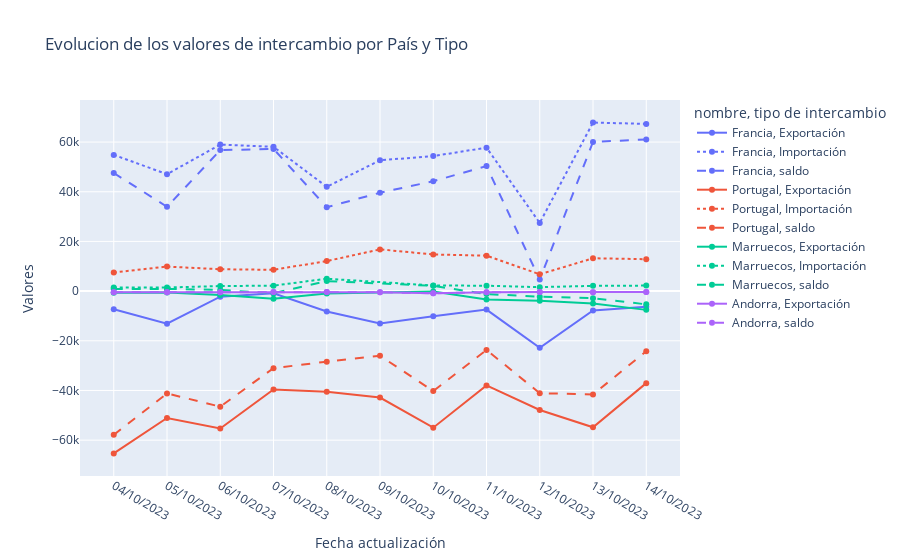

Notebook code cell kept with this figure:
### Code cell
fig = px.line(df_intercambio, x = 'Fecha actualización', y = 'Valores', color= 'nombre',
              line_group='tipo de intercambio',
              title= 'Evolucion de los valores de intercambio por País y Tipo',
              line_dash='tipo de intercambio',
              markers= True)

fig.show()

### Figure 1 — Plotly figure (JSON) as saved in the notebook; plotly's stock layout.template omitted (floating-point values rounded to 4 significant figures)
{"data": [{"hovertemplate": "nombre=Francia<br>tipo de intercambio=Exportación<br>Fecha actualización=%{x}<br>Valores=%{y}<extra></extra>", "legendgroup": "Francia, Exportación", "line": {"color": "#636efa", "dash": "solid"}, "marker": {"symbol": "circle"}, "mode": "lines+markers", "name": "Francia, Exportación", "orientation": "v", "showlegend": true, "type": "scatter", "x": ["04/10/2023", "05/10/2023", "06/10/2023", "07/10/2023", "08/10/2023", "09/10/2023", "10/10/2023", "11/10/2023", "12/10/2023", "13/10/2023", "14/10/2023"], "xaxis": "x", "y": [-7282.0, -13130.0, -2227.0, -854, -8227.0, -13050.0, -10110.0, -7428.0, -22820.0, -7791, -6257.0], "yaxis": "y"}, {"hovertemplate": "nombre=Francia<br>tipo de intercambio=Importación<br>Fecha actualización=%{x}<br>Valores=%{y}<extra></extra>", "legendgroup": "Francia, Importación", "line": {"color": "#636efa", "dash": "dot"}, "marker": {"symbol": "circle"}, "mode": "lines+markers", "name": "Francia, Importación", "orientation": "v", "showlegend": true, "type": "scatter", "x": ["04/10/2023", "05/10/2023", "06/10/2023", "07/10/2023", "08/10/2023", "09/10/2023", "10/10/2023", "11/10/2023", "12/10/2023", "13/10/2023", "14/10/2023"], "xaxis": "x", "y": [54840.0, 47070.0, 58980.0, 58090.0, 41993, 52660.0, 54360.0, 57750.0, 27460.0, 67860.0, 67310.0], "yaxis": "y"}, {"hovertemplate": "nombre=Francia<br>tipo de intercambio=saldo<br>Fecha actualización=%{x}<br>Valores=%{y}<extra></extra>", "legendgroup": "Francia, saldo", "line": {"color": "#636efa", "dash": "dash"}, "marker": {"symbol": "circle"}, "mode": "lines+markers", "name": "Francia, saldo", "orientation": "v", "showlegend": true, "type": "scatter", "x": ["04/10/2023", "05/10/2023", "06/10/2023", "07/10/2023", "08/10/2023", "09/10/2023", "10/10/2023", "11/10/2023", "12/10/2023", "13/10/2023", "14/10/2023"], "xaxis": "x", "y": [47560.0, 33940.0, 56760.0, 57240.0, 33770.0, 39610.0, 44250.0, 50330.0, 4640, 60060.0, 61050.0], "yaxis": "y"}, {"hovertemplate": "nombre=Portugal<br>tipo de intercambio=Exportación<br>Fecha actualización=%{x}<br>Valores=%{y}<extra></extra>", "legendgroup": "Portugal, Exportación", "line": {"color": "#EF553B", "dash": "solid"}, "marker": {"symbol": "circle"}, "mode": "lines+markers", "name": "Portugal, Exportación", "orientation": "v", "showlegend": true, "type": "scatter", "x": ["04/10/2023", "05/10/2023", "06/10/2023", "07/10/2023", "08/10/2023", "09/10/2023", "10/10/2023", "11/10/2023", "12/10/2023", "13/10/2023", "14/10/2023"], "xaxis": "x", "y": [-65350.0, -51060.0, -55300.0, -39610.0, -40490.0, -42840, -54970.0, -37950.0, -47840.0, -54820.0, -37040.0], "yaxis": "y"}, {"hovertemplate": "nombre=Portugal<br>tipo de intercambio=Importación<br>Fecha actualización=%{x}<br>Valores=%{y}<extra></extra>", "legendgroup": "Portugal, Importación", "line": {"color": "#EF553B", "dash": "dot"}, "marker": {"symbol": "circle"}, "mode": "lines+markers", "name": "Portugal, Importación", "orientation": "v", "showlegend": true, "type": "scatter", "x": ["04/10/2023", "05/10/2023", "06/10/2023", "07/10/2023", "08/10/2023", "09/10/2023", "10/10/2023", "11/10/2023", "12/10/2023", "13/10/2023", "14/10/2023"], "xaxis": "x", "y": [7482.0, 9878.0, 8791.0, 8583, 12090.0, 16800.0, 14760.0, 14270.0, 6762.0, 13210.0, 12850.0], "yaxis": "y"}, {"hovertemplate": "nombre=Portugal<br>tipo de intercambio=saldo<br>Fecha actualización=%{x}<br>Valores=%{y}<extra></extra>", "legendgroup": "Portugal, saldo", "line": {"color": "#EF553B", "dash": "dash"}, "marker": {"symbol": "circle"}, "mode": "lines+markers", "name": "Portugal, saldo", "orientation": "v", "showlegend": true, "type": "scatter", "x": ["04/10/2023", "05/10/2023", "06/10/2023", "07/10/2023", "08/10/2023", "09/10/2023", "10/10/2023", "11/10/2023", "12/10/2023", "13/10/2023", "14/10/2023"], "xaxis": "x", "y": [-57870.0, -41180.0, -46510.0, -31020.0, -28400.0, -26040.0, -40210.0, -23670.0, -41080.0, -41610.0, -24190.0], "yaxis": "y"}, {"hovertemplate": "nombre=Marruecos<br>tipo de intercambio=Exportación<br>Fecha actualización=%{x}<br>Valores=%{y}<extra></extra>", "legendgroup": "Marruecos, Exportación", "line": {"color": "#00cc96", "dash": "solid"}, "marker": {"symbol": "circle"}, "mode": "lines+markers", "name": "Marruecos, Exportación", "orientation": "v", "showlegend": true, "type": "scatter", "x": ["04/10/2023", "05/10/2023", "06/10/2023", "07/10/2023", "08/10/2023", "10/10/2023", "11/10/2023", "12/10/2023", "13/10/2023", "14/10/2023"], "xaxis": "x", "y": [-620, -550, -1550, -3064.0, -940, -140, -3370, -3830, -4990, -7550], "yaxis": "y"}, {"hovertemplate": "nombre=Marruecos<br>tipo de intercambio=Importación<br>Fecha actualización=%{x}<br>Valores=%{y}<extra></extra>", "legendgroup": "Marruecos, Importación", "line": {"color": "#00cc96", "dash": "dot"}, "marker": {"symbol": "circle"}, "mode": "lines+markers", "name": "Marruecos, Importación", "orientation": "v", "showlegend": true, "type": "scatter", "x": ["04/10/2023", "05/10/2023", "06/10/2023", "07/10/2023", "08/10/2023", "10/10/2023", "11/10/2023", "12/10/2023", "13/10/2023", "14/10/2023"], "xaxis": "x", "y": [1431, 1434, 2033, 2190, 4989, 2273, 2173, 1597, 2120, 2220], "yaxis": "y"}, {"hovertemplate": "nombre=Marruecos<br>tipo de intercambio=saldo<br>Fecha actualización=%{x}<br>Valores=%{y}<extra></extra>", "legendgroup": "Marruecos, saldo", "line": {"color": "#00cc96", "dash": "dash"}, "marker": {"symbol": "circle"}, "mode": "lines+markers", "name": "Marruecos, saldo", "orientation": "v", "showlegend": true, "type": "scatter", "x": ["04/10/2023", "05/10/2023", "06/10/2023", "07/10/2023", "08/10/2023", "10/10/2023", "11/10/2023", "12/10/2023", "13/10/2023", "14/10/2023"], "xaxis": "x", "y": [811, 884, 483, -873.7, 4049, 2133, -1197, -2233, -2870, -5330], "yaxis": "y"}, {"hovertemplate": "nombre=Andorra<br>tipo de intercambio=Exportación<br>Fecha actualización=%{x}<br>Valores=%{y}<extra></extra>", "legendgroup": "Andorra, Exportación", "line": {"color": "#ab63fa", "dash": "solid"}, "marker": {"symbol": "circle"}, "mode": "lines+markers", "name": "Andorra, Exportación", "orientation": "v", "showlegend": true, "type": "scatter", "x": ["04/10/2023", "05/10/2023", "06/10/2023", "07/10/2023", "08/10/2023", "09/10/2023", "10/10/2023", "11/10/2023", "12/10/2023", "13/10/2023", "14/10/2023"], "xaxis": "x", "y": [-434, -410, -437, -399, -384, -439, -865, -458, -375, -441, -407], "yaxis": "y"}, {"hovertemplate": "nombre=Andorra<br>tipo de intercambio=saldo<br>Fecha actualización=%{x}<br>Valores=%{y}<extra></extra>", "legendgroup": "Andorra, saldo", "line": {"color": "#ab63fa", "dash": "dash"}, "marker": {"symbol": "circle"}, "mode": "lines+markers", "name": "Andorra, saldo", "orientation": "v", "showlegend": true, "type": "scatter", "x": ["04/10/2023", "05/10/2023", "06/10/2023", "07/10/2023", "08/10/2023", "09/10/2023", "10/10/2023", "11/10/2023", "12/10/2023", "13/10/2023", "14/10/2023"], "xaxis": "x", "y": [-434, -410, -437, -399, -384, -439, -865, -458, -375, -441, -407], "yaxis": "y"}], "layout": {"legend": {"title": {"text": "nombre, tipo de intercambio"}, "tracegroupgap": 0}, "title": {"text": "Evolucion de los valores de intercambio por País y Tipo"}, "xaxis": {"anchor": "y", "domain": [0, 1], "title": {"text": "Fecha actualización"}}, "yaxis": {"anchor": "x", "domain": [0, 1], "title": {"text": "Valores"}}}}
